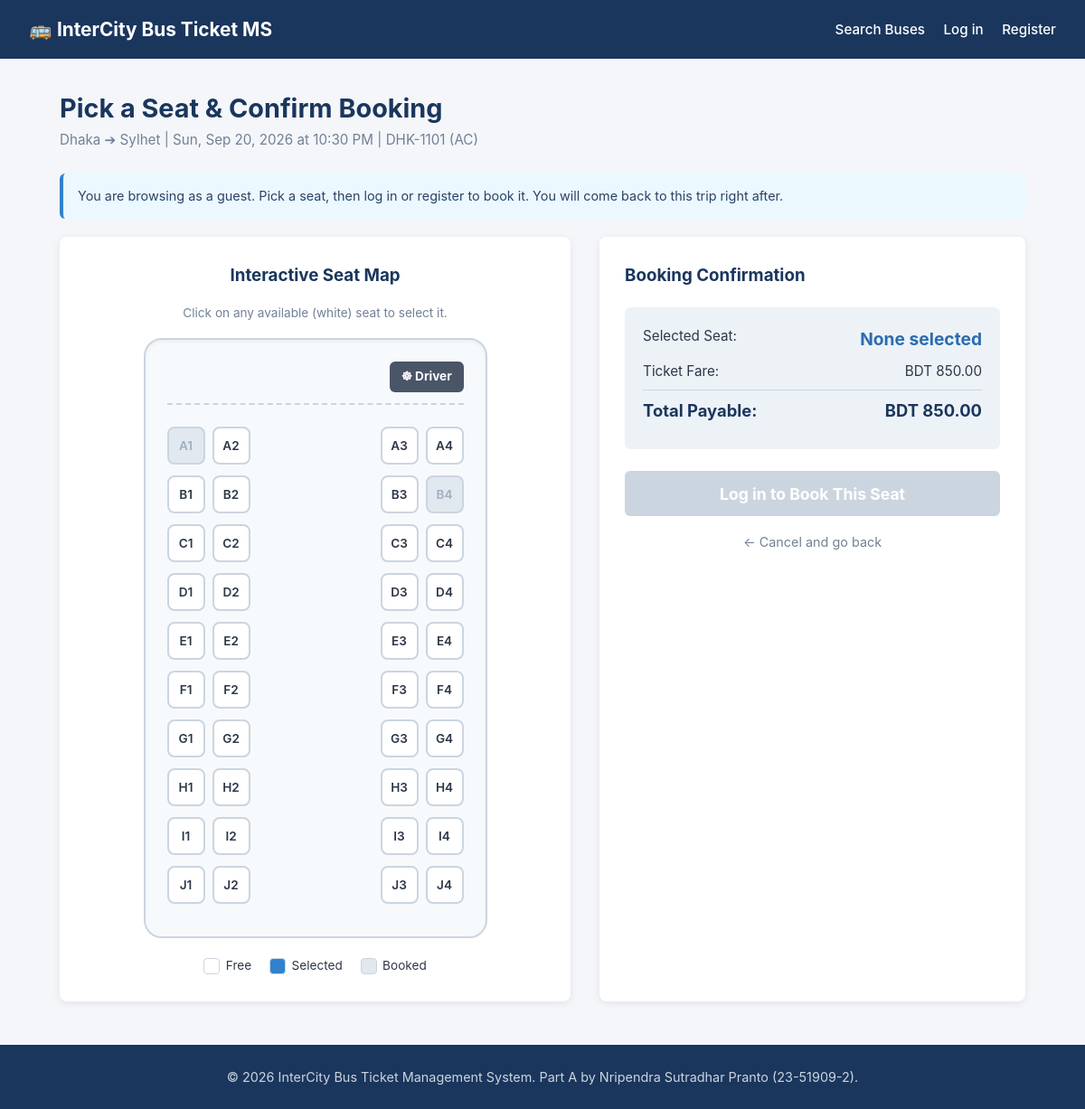
The page /controllers/BookingController.php?action=book&schedule_id=1 on the database its author committed.
### tables this page shows
CREATE TABLE IF NOT EXISTS schedules (
	id             INT AUTO_INCREMENT PRIMARY KEY,
	bus_id         INT NOT NULL,
	route_id       INT NOT NULL,
	travel_date    DATE NOT NULL,
	departure_time TIME NOT NULL,
	arrival_time   TIME NOT NULL,
	fare           DECIMAL(10,2) NOT NULL,
	status         ENUM('Active','Inactive') NOT NULL DEFAULT 'Active',
	created_at     DATETIME NOT NULL DEFAULT CURRENT_TIMESTAMP,
	FOREIGN KEY (bus_id)   REFERENCES buses(id),
	FOREIGN KEY (route_id) REFERENCES routes(id)
);

CREATE TABLE IF NOT EXISTS routes (
	id           INT AUTO_INCREMENT PRIMARY KEY,
	origin       VARCHAR(80) NOT NULL,
	destination  VARCHAR(80) NOT NULL,
	distance_km  DECIMAL(8,2) NOT NULL,
	est_duration VARCHAR(30) NOT NULL,
	status       ENUM('Active','Inactive') NOT NULL DEFAULT 'Active',
	created_at   DATETIME NOT NULL DEFAULT CURRENT_TIMESTAMP
);

CREATE TABLE IF NOT EXISTS buses (
	id            INT AUTO_INCREMENT PRIMARY KEY,
	bus_number    VARCHAR(30) NOT NULL UNIQUE,
	type          VARCHAR(30) NOT NULL,
	seat_capacity INT NOT NULL,
	layout        VARCHAR(20) NOT NULL,
	status        ENUM('Active','Inactive') NOT NULL DEFAULT 'Active',
	created_at    DATETIME NOT NULL DEFAULT CURRENT_TIMESTAMP
);

### db.php (called while the page is built, shortened)
<?php
class DBConnection {
	private $host = "localhost";
	private $username = "root";
	private $password = "";
	private $database = "bus_management";
	public function connect() {
		$conn = @new mysqli($this->host, $this->username, $this->password, $this->database);
		$conn->set_charset("utf8");
		return $conn;
	}
}

### models/PreviewT.php (called while the page is built, shortened)
<?php
require_once __DIR__ . '/../db.php';
class Preview {
	private static $checked = false;
	private static $conn    = null;
	public static function connect() {
		if (!self::$checked) {
			self::$checked = true;
			try {
				self::$conn = (new DBConnection())->connect();
			} catch (Throwable $e) {
				self::$conn = null;
			}
		}
		return self::$conn;
	}
}

### models/BookingT.php (called while the page is built, shortened)
<?php
require_once __DIR__ . '/PreviewT.php';
class Booking {
	private $conn;
	public function __construct() {
		$this->conn = Preview::connect();
	}
	public function getScheduleById($id) {
		return $this->fetchOne("SELECT s.id, s.fare, s.status, s.travel_date AS departure_date, s.departure_time, s.arrival_time,
				r.origin AS from_city, r.destination AS to_city,
				b.bus_number AS bus_name, b.type AS bus_type, b.seat_capacity
			FROM schedules s
			JOIN routes r ON r.id = s.route_id
			JOIN buses b ON b.id = s.bus_id
			WHERE s.id = ?", "i", [$id]);
	}
	public function getOccupiedSeats($scheduleId) {
		$rows = $this->fetchAll("SELECT seat_no FROM seat_allocations WHERE schedule_id = ?
			UNION SELECT seat_no FROM bookings WHERE schedule_id = ? AND status = 'Confirmed'", "ii", [$scheduleId, $scheduleId]);
		return array_map('strtoupper', array_column($rows, 'seat_no'));
	}
	private function fetchAll($sql, $types = '', $params = []) {
		$stmt = $this->conn->prepare($sql);
		if ($params) {
			$stmt->bind_param($types, ...$params);
		}
		$stmt->execute();
		return $stmt->get_result()->fetch_all(MYSQLI_ASSOC);
	}
	private function fetchOne($sql, $types = '', $params = []) {
		$rows = $this->fetchAll($sql, $types, $params);
		return $rows ? $rows[0] : null;
	}
}

### views/passenger/booking_form.php (the view, shortened to what this page needs)
<?php
$isEdit = !empty($isSeatChangeMode);
$hasLayout = false;
if ($hasLayout) {
    include __DIR__ . '/../layouts/header.php';
} else {
?>
<!DOCTYPE html>
<html lang="en">
<head>
</head>
<body>
<nav class="navbar">
    <div style="font-size: 1.3rem; font-weight: bold;">🚌 InterCity Bus Ticket MS</div>
    <div>
        <a href="../controllers/HomeController.php">Search Buses</a>
        <?php if (!empty($_SESSION['user_id'])): ?>
        <a href="../controllers/BookingController.php?action=dashboard">Dashboard</a>
        <a href="../controllers/BookingController.php?action=index">My Bookings</a>
        <a href="../controllers/WatchlistController.php?action=index">Watchlist</a>
        <a href="../controllers/TravellerController.php?action=index">Co-travellers</a>
        <a href="../controllers/AuthController.php?action=logout">Logout (<?= htmlspecialchars($_SESSION['user_name']) ?>)</a>
        <?php else: ?>
        <a href="../controllers/AuthController.php?action=login">Log in</a>
        <a href="../controllers/AuthController.php?action=register">Register</a>
        <?php endif; ?>
    </div>
</nav>
<?php } ?>
<div class="container">
    <div class="page-header">
        <h1><?= $isEdit ? 'Change Your Seat' : 'Pick a Seat & Confirm Booking' ?></h1>
        <p style="color: #718096; font-size: 0.95rem;">
            <?= htmlspecialchars($schedule['from_city']) ?> ➔ <?= htmlspecialchars($schedule['to_city']) ?> |
            <?= date('D, M d, Y', strtotime($schedule['departure_date'])) ?> at <?= date('h:i A', strtotime($schedule['departure_time'])) ?> |
            <?= htmlspecialchars($schedule['bus_name']) ?> (<?= htmlspecialchars($schedule['bus_type']) ?>)
        </p>
    </div>
    <?php if (!empty($isGuest)): ?>
        <div class="alert" style="background: #ebf8ff; color: #2a4365; border-left: 4px solid #3182ce;">You are browsing as a guest. Pick a seat, then log in or register to book it. You will come back to this trip right after.</div>
    <?php endif; ?>
    <div class="layout-grid">
        <div class="card">
            <h3 style="margin-bottom: 1rem; color: #1a365d; text-align: center;">Interactive Seat Map</h3>
            <p style="text-align: center; color: #718096; font-size: 0.85rem; margin-bottom: 1rem;">Click on any available (white) seat to select it.</p>
            <div class="bus-container">
                <div class="bus-driver">
                    <div class="driver-wheel">☸ Driver</div>
                </div>
                <?php
                $rows = ['A', 'B', 'C', 'D', 'E', 'F', 'G', 'H', 'I', 'J'];
                $occupied = !empty($occupiedSeats) ? $occupiedSeats : [];
                $current = isset($currentSeat) ? strtoupper(trim($currentSeat)) : '';
                ?>
                <?php foreach ($rows as $rowLetter): ?>
                    <div class="seat-row">
                        <div class="seat-pair">
                            <?php for ($num = 1; $num <= 2; $num++):
                                $seatId = $rowLetter . $num;
                                $isOccupied = in_array($seatId, $occupied);
                                $isCurrent = ($seatId === $current);
                            ?>
                                <button type="button"
                                        class="seat-btn <?= $isCurrent ? 'current' : ($isOccupied ? 'occupied' : '') ?>"
                                        data-seat="<?= $seatId ?>"
                                        <?= ($isOccupied && !$isCurrent) ? 'disabled' : '' ?>
                                        onclick="selectSeat('<?= $seatId ?>', <?= $isOccupied ? 'true' : 'false' ?>, <?= $isCurrent ? 'true' : 'false' ?>)">
                                    <?= $seatId ?>
                                </button>
                            <?php endfor; ?>
                        </div>
                        <div class="aisle"></div>
                        <div class="seat-pair">
                            <?php for ($num = 3; $num <= 4; $num++):
                                $seatId = $rowLetter . $num;
                                $isOccupied = in_array($seatId, $occupied);
                                $isCurrent = ($seatId === $current);
                            ?>
                                <button type="button"
                                        class="seat-btn <?= $isCurrent ? 'current' : ($isOccupied ? 'occupied' : '') ?>"
                                        data-seat="<?= $seatId ?>"
                                        <?= ($isOccupied && !$isCurrent) ? 'disabled' : '' ?>
                                        onclick="selectSeat('<?= $seatId ?>', <?= $isOccupied ? 'true' : 'false' ?>, <?= $isCurrent ? 'true' : 'false' ?>)">
                                    <?= $seatId ?>
                                </button>
                            <?php endfor; ?>
                        </div>
                    </div>
                <?php endforeach; ?>
            </div>
            <div class="legend">
                <div class="legend-item">
                    <div class="legend-box" style="background: white;"></div> Free
                </div>
                <div class="legend-item">
                    <div class="legend-box" style="background: #3182ce;"></div> Selected
                </div>
                <div class="legend-item">
                    <div class="legend-box" style="background: #e2e8f0;"></div> Booked
                </div>
            </div>
        </div>
        <div class="card">
            <h3 style="margin-bottom: 1.25rem; color: #1a365d;">
                <?= $isEdit ? 'Seat Change Confirmation' : 'Booking Confirmation' ?>
            </h3>
            <?php if ($isEdit): ?>
                <form action="../controllers/BookingController.php?action=changeSeat" method="POST" id="bookingForm">
                    <input type="hidden" name="booking_id" value="<?= (int)$booking['id'] ?>">
                    <input type="hidden" name="new_seat_number" id="selected_seat_input" value="">
                    <div class="summary-box">
                        <div class="summary-row">
                            <span>Route:</span>
                            <strong><?= htmlspecialchars($schedule['from_city']) ?> ➔ <?= htmlspecialchars($schedule['to_city']) ?></strong>
                        </div>
                        <div class="summary-row">
                            <span>Current Seat:</span>
                            <strong style="color: #d69e2e;"><?= htmlspecialchars($currentSeat) ?></strong>
                        </div>
                        <div class="summary-row">
                            <span>New Selected Seat:</span>
                            <strong id="display_seat" style="color: #2b6cb0; font-size: 1.2rem;">None selected</strong>
                        </div>
                    </div>
                    <button type="submit" class="btn-confirm" id="submitBtn" disabled>
                        Confirm Seat Change
                    </button>
                    <div style="margin-top: 1rem; text-align: center;">
                        <a href="../controllers/BookingController.php?action=index" style="color: #718096; text-decoration: none; font-size: 0.9rem;">← Cancel and go back</a>
                    </div>
                </form>
            <?php else: ?>
                <form action="../controllers/BookingController.php?action=book" method="POST" id="bookingForm">
                    <div class="summary-box">
                        <div class="summary-row">
                            <span>Selected Seat:</span>
                            <strong id="display_seat" style="color: #2b6cb0; font-size: 1.2rem;">None selected</strong>
                        </div>
                        <div class="summary-row">
                            <span>Ticket Fare:</span>
                            <span>BDT <?= number_format($schedule['fare'], 2) ?></span>
                        </div>
                        <div class="summary-row total">
                            <span>Total Payable:</span>
                            <span>BDT <?= number_format($schedule['fare'], 2) ?></span>
                        </div>
                    </div>
                    <button type="submit" class="btn-confirm" id="submitBtn" disabled>
                        <?= !empty($isGuest) ? 'Log in to Book This Seat' : 'Confirm & Book Seat' ?>
                    </button>
                    <div style="margin-top: 1rem; text-align: center;">
                        <a href="../controllers/HomeController.php" style="color: #718096; text-decoration: none; font-size: 0.9rem;">← Cancel and go back</a>
                    </div>
                </form>
            <?php endif; ?>
        </div>
    </div>
</div>
<?php if ($hasLayout) { include __DIR__ . '/../layouts/footer.php'; } else { ?>
<footer style="background: #1a365d; color: #cbd5e0; text-align: center; padding: 1.5rem; margin-top: 3rem; font-size: 0.9rem;">
    <p>&copy; <?= date('Y') ?> InterCity Bus Ticket Management System. Part A by Nripendra Sutradhar Pranto (23-51909-2).</p>
</footer>
</body>
</html>
<?php } ?>

### views/passenger/booking_form.php (style rules this page uses)
* { box-sizing: border-box; margin: 0; padding: 0; font-family: -apple-system, BlinkMacSystemFont, "Segoe UI", Roboto, Helvetica, Arial, sans-serif; }
body { background: #f4f6f9; color: #2d3748; line-height: 1.6; }
.navbar { background: #1a365d; color: white; padding: 1rem 2rem; display: flex; justify-content: space-between; align-items: center; }
.navbar a { color: white; text-decoration: none; margin-left: 1rem; font-weight: 500; font-size: 0.95rem; }
.container { max-width: 1100px; margin: 2rem auto; padding: 0 1rem; }
.page-header { margin-bottom: 1.5rem; }
.page-header h1 { font-size: 1.8rem; color: #1a365d; }
.layout-grid { display: grid; grid-template-columns: 1.2fr 1fr; gap: 2rem; }
.card { background: white; border-radius: 8px; box-shadow: 0 2px 8px rgba(0,0,0,0.08); padding: 1.75rem; }
.bus-container { background: #f7fafc; border: 2px solid #cbd5e0; border-radius: 20px; padding: 1.5rem; max-width: 380px; margin: 0 auto; box-shadow: inset 0 2px 4px rgba(0,0,0,0.05); }
.bus-driver { display: flex; justify-content: flex-end; margin-bottom: 1.5rem; border-bottom: 2px dashed #cbd5e0; padding-bottom: 0.75rem; }
.driver-wheel { background: #4a5568; color: white; padding: 0.4rem 0.8rem; border-radius: 6px; font-size: 0.85rem; font-weight: bold; }
.seat-row { display: flex; justify-content: space-between; margin-bottom: 0.75rem; }
.seat-pair { display: flex; gap: 0.5rem; }
.aisle { width: 30px; }
.seat-btn { width: 42px; height: 42px; border: 2px solid #cbd5e0; border-radius: 8px; background: white; color: #2d3748; font-weight: 600; font-size: 0.85rem; cursor: pointer; display: flex; align-items: center; justify-content: center; transition: all 0.2s; user-select: none; }
.seat-btn.occupied { background: #e2e8f0; color: #a0aec0; border-color: #cbd5e0; cursor: not-allowed; }
.legend { display: flex; justify-content: center; gap: 1.25rem; margin-top: 1.25rem; font-size: 0.85rem; }
.legend-item { display: flex; align-items: center; gap: 0.4rem; }
.legend-box { width: 18px; height: 18px; border-radius: 4px; border: 1px solid #cbd5e0; }
.summary-box { background: #edf2f7; padding: 1.25rem; border-radius: 6px; margin-bottom: 1.5rem; }
.summary-row { display: flex; justify-content: space-between; margin-bottom: 0.5rem; font-size: 0.95rem; }
.summary-row.total { font-weight: bold; font-size: 1.15rem; color: #1a365d; border-top: 1px solid #cbd5e0; padding-top: 0.5rem; margin-top: 0.5rem; }
.btn-confirm { width: 100%; padding: 0.9rem; font-size: 1.1rem; font-weight: bold; color: white; background: #38a169; border: none; border-radius: 6px; cursor: pointer; transition: background 0.2s; }
.btn-confirm:disabled { background: #cbd5e0; cursor: not-allowed; }
.alert { padding: 0.85rem 1rem; border-radius: 6px; margin-bottom: 1.25rem; font-size: 0.9rem; }

### rows shown on the page
schedules: route.origin "Dhaka", route.destination "Sylhet", travel_date "Sun, Sep 20, 2026", departure_time "10:30 PM", bus.bus_number "DHK-1101", bus.type "AC", fare "850.00"

### other values the page prints
$seatId "A1"
$seatId "A2"
$seatId "A3"
$seatId "A4"
$seatId "B1"
$seatId "B2"
$seatId "B3"
$seatId "B4"
$seatId "C1"
$seatId "C2"
$seatId "C3"
$seatId "C4"
$seatId "D1"
$seatId "D2"
$seatId "D3"
